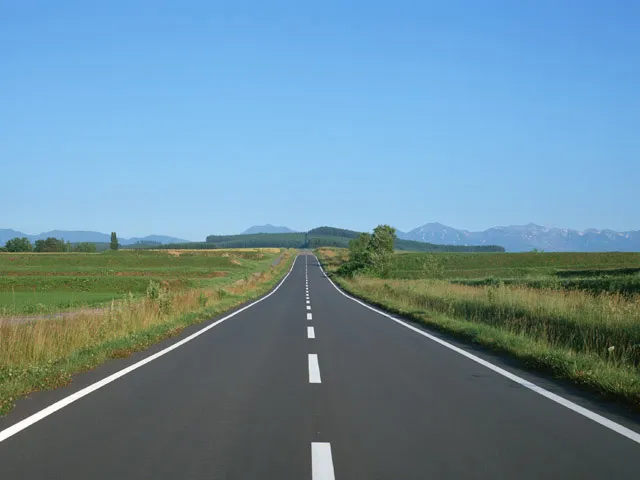
#> input picture test/image/road_camera.jpg, 640 x 480 px
$ python 8_2_BEV.py
#> lines starting #> are read from the running program, lines starting #| are printed output that depends on the picture; after the words box and inside, x2 and y2 are one past the last pixel; in counts of white or black regions, pixels touching at a corner belong together
#> further down, source is the input picture: shape (480, 640, 3); mean B, G, R 156.2, 139.7, 106.5
import cv2
import numpy as np
import math

PI = 3.1415926

frameWidth = 640
frameHeight = 720

# [47 lines left out: function update_perspective, not called in this run]

def constant_perspective(val):
    cv2.namedWindow("Constant_Result", cv2.WINDOW_NORMAL)

    alpha = (val[0]- 90) * PI / 180
    beta = (val[1]- 90) * PI / 180
    gamma = (val[2]- 90) * PI / 180
    focalLength = val[3]
    dist = val[4]

    image_size = (frameWidth, frameHeight)
    w, h = image_size

    A1 = np.array([[1, 0, -w / 2],
                [0, 1, -h / 2],
                [0, 0, 0],
                [0, 0, 1]], dtype=np.float32)

    RX = np.array([[1, 0, 0, 0],
                [0, math.cos(alpha), -math.sin(alpha), 0],
                [0, math.sin(alpha), math.cos(alpha), 0],
                [0, 0, 0, 1]], dtype=np.float32)

    RY = np.array([[math.cos(beta), 0, -math.sin(beta), 0],
                [0, 1, 0, 0],
                [math.sin(beta), 0, math.cos(beta), 0],
                [0, 0, 0, 1]], dtype=np.float32)

    RZ = np.array([[math.cos(gamma), -math.sin(gamma), 0, 0],
                [math.sin(gamma), math.cos(gamma), 0, 0],
                [0, 0, 1, 0],
                [0, 0, 0, 1]], dtype=np.float32)

    R = np.dot(np.dot(RX, RY), RZ)

    T = np.array([[1, 0, 0, 0],
                [0, 1, 0, 0],
                [0, 0, 1, dist],
                [0, 0, 0, 1]], dtype=np.float32)

    K = np.array([[focalLength, 0, w / 2, 0],
                [0, focalLength, h / 2, 0],
                [0, 0, 1, 0]], dtype=np.float32)

    transformationMat = np.dot(np.dot(np.dot(K, T), R), A1)

    destination = cv2.warpPerspective(source, transformationMat, image_size, flags=cv2.INTER_CUBIC + cv2.WARP_INVERSE_MAP)
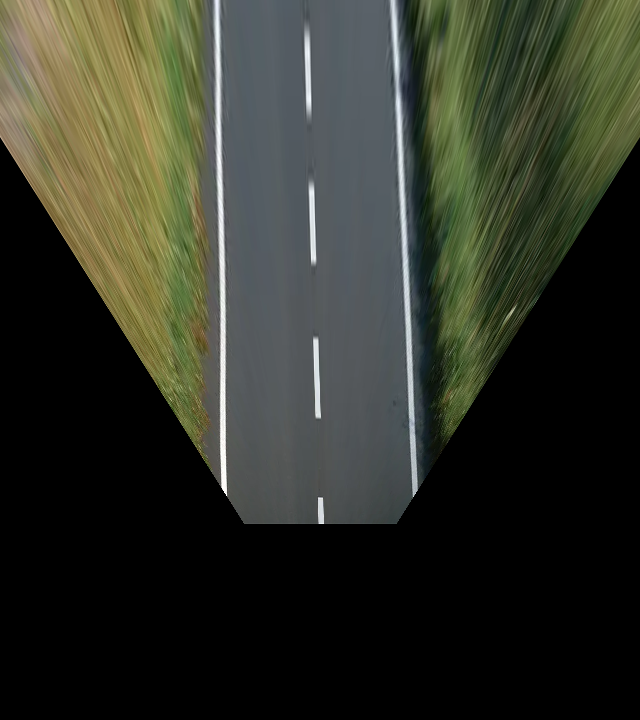
#> destination: shape (720, 640, 3); mean B, G, R 40.5, 51.3, 48.6

    cv2.imshow("Constant_Result", destination)

    return destination

def HSV_image(image):
    hsv_image = cv2.cvtColor(image,cv2.COLOR_BGR2HSV)
#> hsv_image: shape (720, 640, 3); mean H, S, V 33.4, 38.6, 53.4

    white_lower = np.array([0,0,152])
    white_upper = np.array([140,38,255])
    white_mask  = cv2.inRange(hsv_image,white_lower,white_upper)
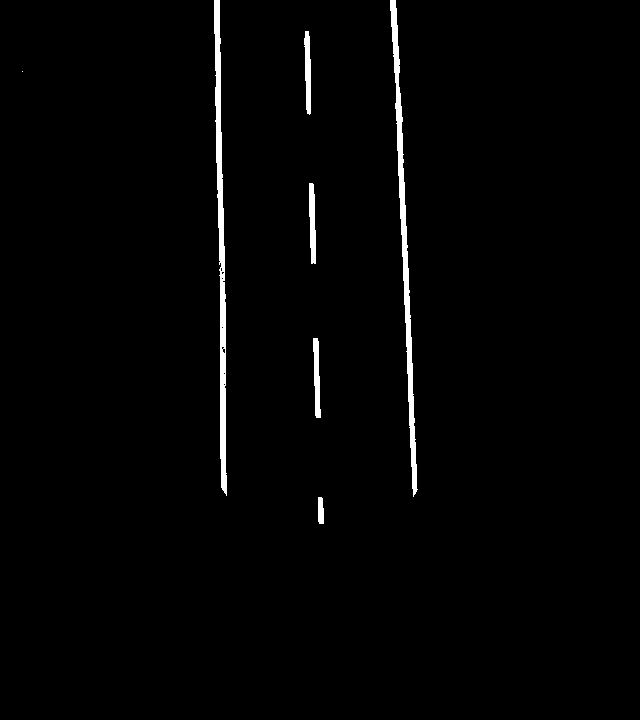
#> white_mask: shape (720, 640); 1.5% white; 7 white regions (1 under 20 px), largest, box (x1, y1, x2, y2) and area: (214, 0, 227, 496) 2784, (390, 0, 418, 497) 2697, (309, 183, 316, 264) 444, (304, 31, 311, 115) 437, (313, 338, 321, 418) 428, (318, 497, 324, 524) 148

    filtered_image = cv2.bitwise_and(image,image,mask=white_mask)

    return filtered_image

## Hough
def lane_detect(image):
    gray_image = cv2.cvtColor(image,cv2.COLOR_BGR2GRAY)
    blurred_image = cv2.GaussianBlur(gray_image,(5,5),0)
    edge_image = cv2.Canny(blurred_image, 50, 150)
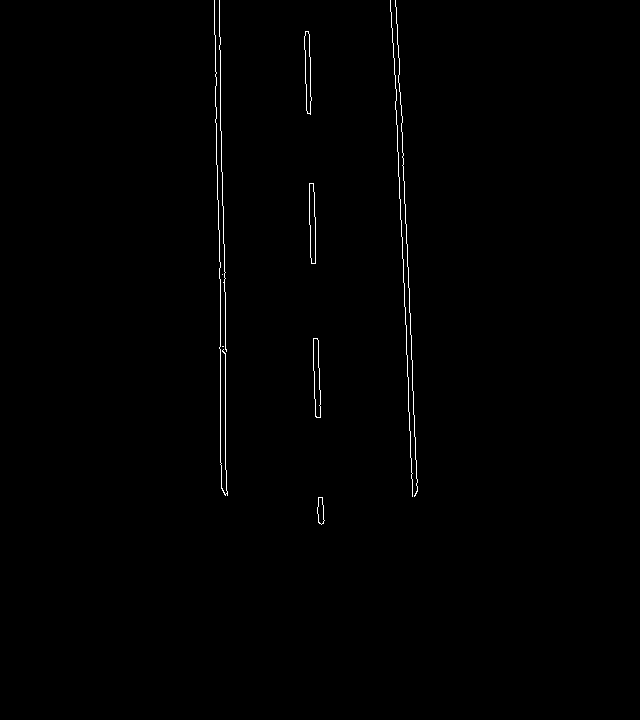
#> edge_image: shape (720, 640); 0.56% white in thin lines or dots, all inside (x1, y1, x2, y2) = (214, 0, 418, 525)

    lines = cv2.HoughLinesP(edge_image,1,np.pi/180,50,minLineLength=30,maxLineGap=200)
#> lines = 16 rows, first 6: [220, 464, 220, 37], [225, 495, 225, 272], [402, 237, 411, 478], [395, 75, 402, 258], [399, 58, 407, 266], [408, 267, 416, 493]
    line_image = np.zeros_like(image)

    if lines is not None:
        for line in lines:
            x1, y1, x2, y2 = line[0]
            cv2.line(line_image,(x1,y1),(x2,y2),(0,255,0),1)
#> this loop made 16 passes
#> (x1, y1, x2, y2) on passes 1 to 12: (220, 464, 220, 37), (225, 495, 225, 272), (402, 237, 411, 478), (395, 75, 402, 258), (399, 58, 407, 266), (408, 267, 416, 493), (307, 31, 324, 520), (308, 31, 315, 245), (214, 0, 219, 278), (304, 42, 320, 523), (397, 24, 403, 180), (221, 158, 224, 271)
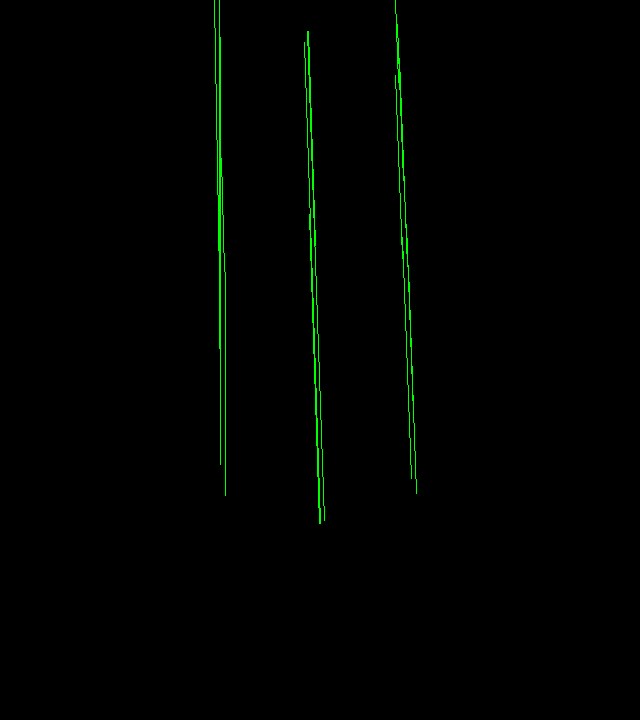
#> line_image: shape (720, 640, 3); mean of channels 0, 1, 2 0, 2.2, 0; drawn as B, G, R

        combined_image = cv2.addWeighted(image,0.8,line_image, 1, 1)

    else:
        combined_image = image

    return combined_image

source = cv2.imread('./image/road_camera.jpg')  # Replace with your image file path

# [13 lines of commented-out code are left out]
BEV_image = constant_perspective([10,90,90,500,280])

# lane_detect
hsv_image = HSV_image(BEV_image)
lane_image = lane_detect(hsv_image)

cv2.imshow('lane_image',lane_image)
cv2.waitKey(0)
cv2.destroyAllWindows()
